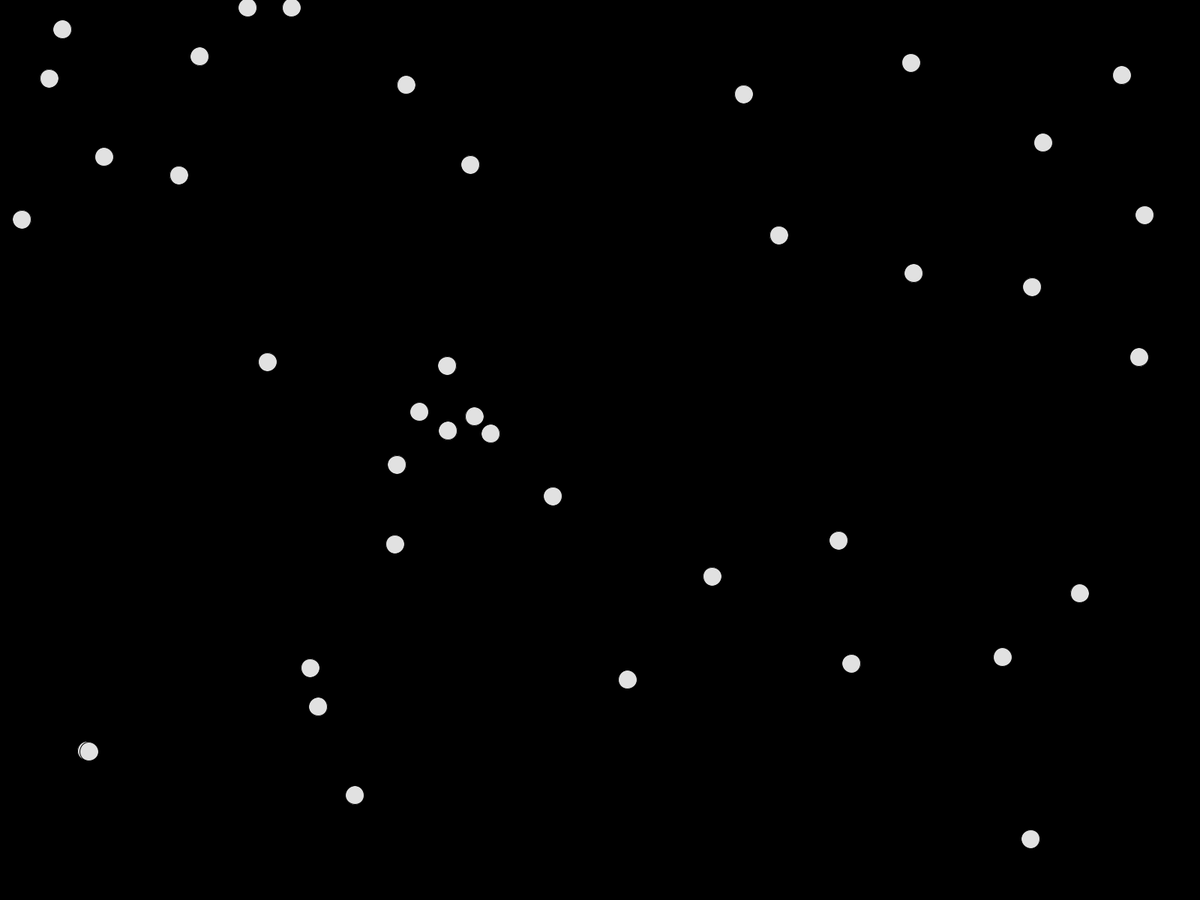
Frame 1 (no input)
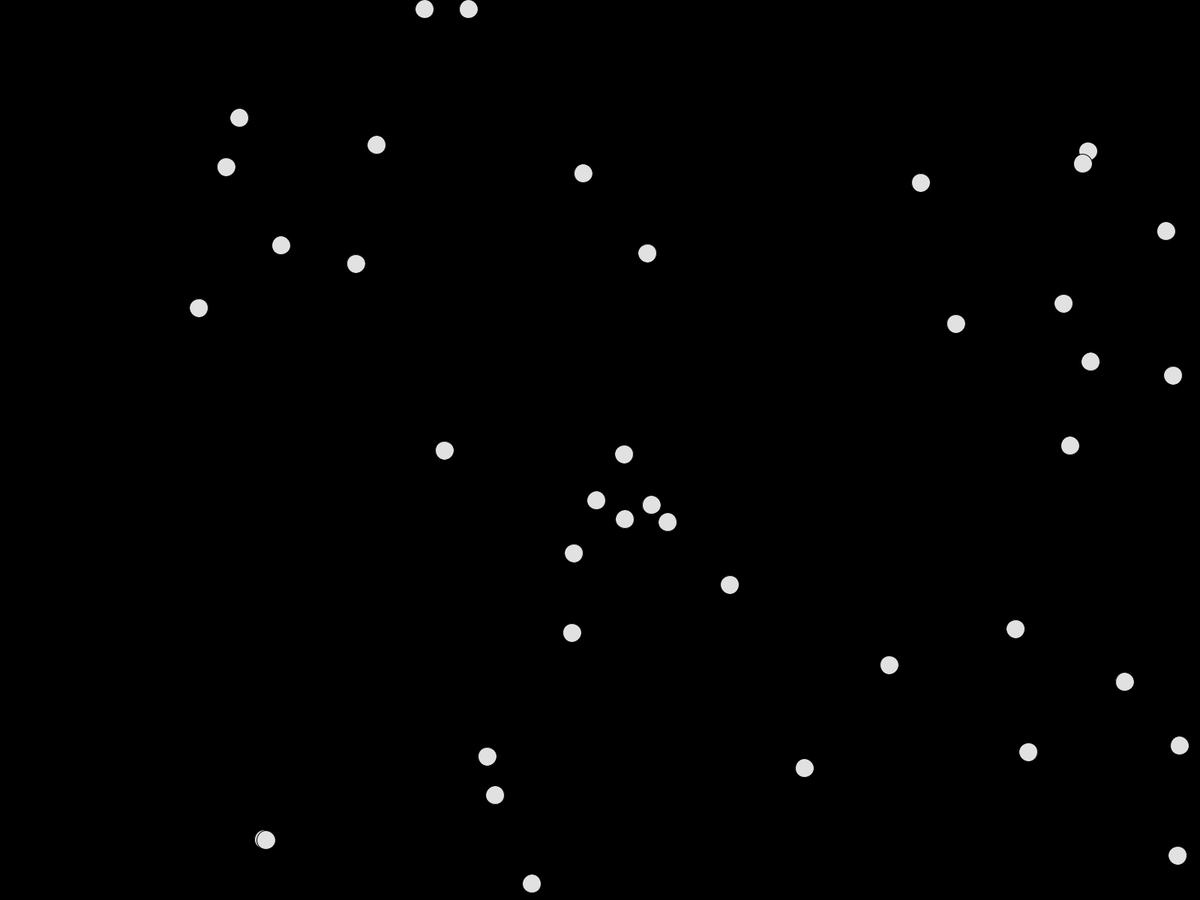
Frame 60 (the mouse pressed at the canvas centre just before this capture)
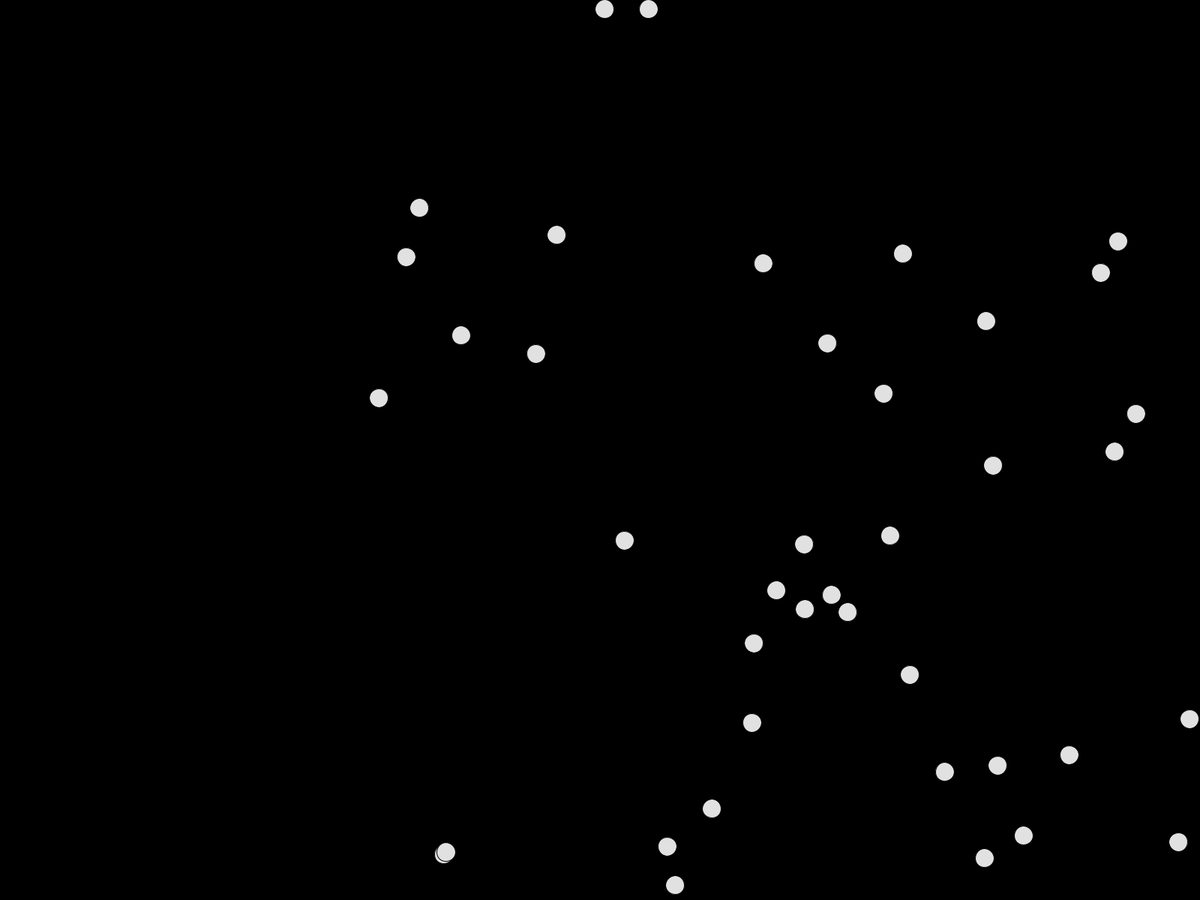
Frame 120 (the mouse held since frame 60 and released just before this capture)

The Processing sketch that drew these frames (run headless with seeded random() and noise(); from frame 60 on, the mouse is pressed at the canvas centre):

// Processing sketch: Exploding_Fire_woks
// ── Exploding_Fire_woks.pde
//explodin FIreworks program
//Globul Objects
Firewok[] firewok = new Firewok[40];
//Globul variobles

void setup() {
  //size(1600,800);
  fullScreen();
  //ScreenSizeTester();
  createBall();
}//end of setup

void draw() {
  background(0);
  //remember dank mode
  for (int i = 0; i<40; i++) {
    firewok[i].edgeDetection();
    firewok[i].move();
    firewok[i].classDraw();
  }
  
}//end of draw

void mousePressed() {
}//end of mousepressed

// ── Firewok.pde
class Firewok {
  //object variables
  float x;
  float y;
  color colour;
  float diameter;
  float xSpeed;
  float ySpeed;

  //constructor - populates single object variables
  Firewok (float X, float Y, color C) {
    this.x = X;
    this.y = Y;
    this.colour = C;
    diameter = 25.0;
    xSpeed = 4;
    ySpeed = 2;
  }
  //edge detection
  void edgeDetection() {
    if (x+diameter/2 >= displayWidth || x-diameter/2 <= 0) {
      xSpeed = xSpeed *-1;
    }
    if (y+diameter/2 >= displayHeight || y-diameter/2 <= 0) {
      ySpeed = ySpeed *-1;
    }
  }
  //Ball movement
  void move() {
    x = x+xSpeed;
    y = y+ySpeed;
  }

  //Draw
  void classDraw() {
    fill(colour);
    ellipse(x, y, diameter, diameter);
  }
  // Getters and Setters
}

// ── createBall.pde
void createBall() {
  for (int i = 0; i < 40; i++) {
    float xLocation = random(width);
    float yLocation = random(height);
    if (xLocation >= width-25) {
      xLocation = width-25/2;
    }
    if (xLocation <= 25) {
      xLocation = 25/2;
    }
    if (yLocation >= height-25) {
      yLocation = height-25/2;
    }
    if (yLocation <= 25) {
      yLocation = 25/2;
    }    
    firewok[i] = new Firewok(xLocation, yLocation,225 );
  }
}
